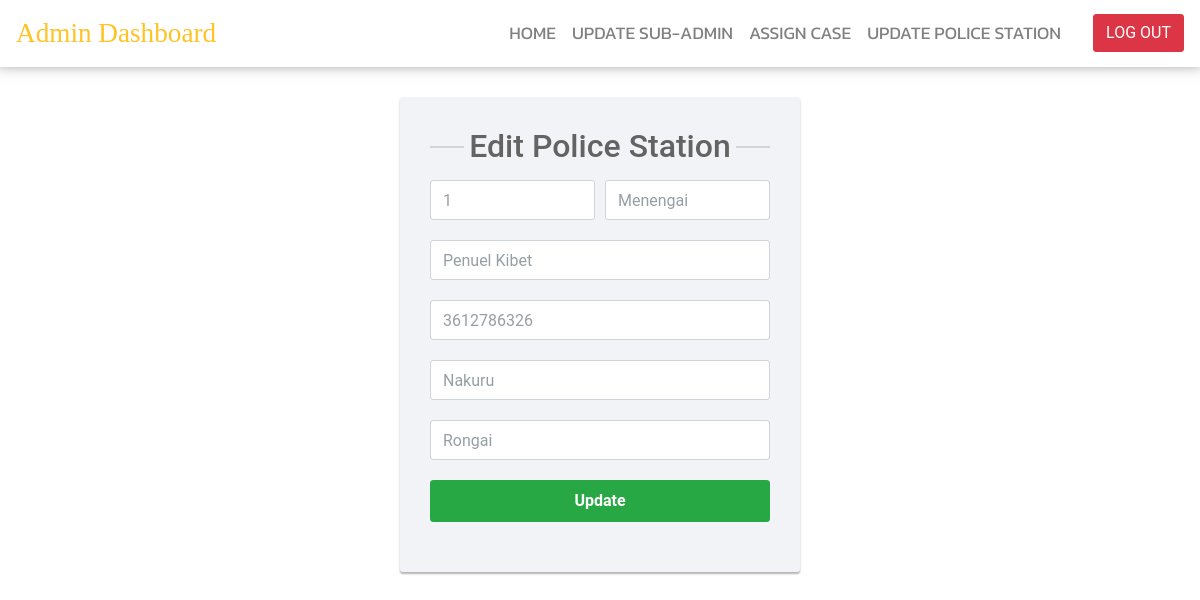
/dashboard/admin_dashboard_menus/ps_section/ps_edit.php?edit=1, run on the app's committed database.
### tables this page shows
CREATE TABLE `police_station` (
  `ps_id` varchar(30) NOT NULL,
  `ps_name` text NOT NULL,
  `oc_name` text NOT NULL,
  `ps_ph` bigint(100) NOT NULL,
  `ps_city` text NOT NULL,
  `state` text NOT NULL
);

### dashboard/admin_dashboard_menus/ps_section/ps_edit.php (the view, shortened to what this page needs)
<!DOCTYPE html>
<html>
<head>
	<link rel="stylesheet" href="https://use.fontawesome.com/releases/v5.8.1/css/all.css">
	<link rel="stylesheet" href="https://maxcdn.bootstrapcdn.com/bootstrap/4.0.0/css/bootstrap.min.css">
	<link rel="stylesheet" type="text/css" href="ps_edit_style.css">
</head>
<body>
		<nav class="navbar navbar-expand-lg navbar-light sticky-top navbar-custom">
			<a class="navbar-brand" href="#">Admin Dashboard</a>
			<div class="collapse navbar-collapse" id="navbarSupportedContent">
				<ul class="navbar-nav mr-auto w-100 justify-content-end px-4">
					<li class="nav-item active"><a href="../../admin_dashboard.php" class="nav-link">HOME</a></li>
					<li class="nav-item"><a href="../update_sa.php" class="nav-link">UPDATE SUB-ADMIN</a></li>
					<li class="nav-item"><a href="../case_admin.php" class="nav-link">ASSIGN CASE</a></li>
					<li class="nav-item"><a href="../update_ps.php" class="nav-link">UPDATE POLICE STATION</a></li>
				</ul>
				<a href="../../php/admin_logout.php"><button type="button" class="btn btn-danger">LOG OUT</button></a>
			</div>
		</nav>
		<?php
			include("../connectioni.php");
			$edit_record = $_GET['edit'];
			$rs=mysqli_query($con,"SELECT * FROM `police_station` WHERE ps_id='$edit_record'");
			while($row=mysqli_fetch_array($rs))
			{
		?>
		<div class="content">
			<section class="justify-content-center">
			<div class="signup-form ">
		    <form action="ps_edit_later.php" method="POST">
				<h2>Edit Police Station</h2>
		        <div class="form-group">
					<div class="form-row">
		    			<div class="col">
		      				<input type="text" class="form-control" placeholder="Id" name="ps_id" value="<?php echo $row['ps_id']; ?>">
		    			</div>
		    			<div class="col">
		      				<input type="text" class="form-control" placeholder="Police Station Name" name="ps_name" value="<?php echo $row['ps_name']; ?>">
		    			</div>
		  			</div>
		       </div>
		       <div class="form-group">
		        	<input type="text" class="form-control" name="oc_name" placeholder="Officer in Charge" required="required" value="<?php echo $row['oc_name']; ?>">
		        </div>
		        <div class="form-group">
		        	<input type="text" class="form-control" name="ps_ph" placeholder="Phone Number" required="required" value="<?php echo $row['ps_ph']; ?>">
		        </div>
				<div class="form-group">
		            <input type="text" class="form-control" name="ps_city" placeholder="City" required="required" value="<?php echo $row['ps_city']; ?>">
		        </div>
				<div class="form-group">
		            <input type="text" class="form-control" name="state" placeholder="State" required="required" value="<?php echo $row['state']; ?>">
		        </div>
		        <div class="form-group"><a href="ps_edit_later.php">
		            <button type="submit" name="submit" class="btn btn-success btn-lg btn-block">Update</button></a>
		        </div>
		    </form>
		</div>
		</section>
<?php
		}
?>
</div>
</body>
</html>

### dashboard/admin_dashboard_menus/ps_section/ps_edit_style.css (style rules this page uses)
body { background: #ffff; font-family: 'Roboto', sans-serif; }
.form-control { height: 40px; box-shadow: none; color: #969fa4; }
.form-control, .btn { border-radius: 3px; }
.signup-form { width: 400px; margin: 0 auto; padding: 30px 0; }
.signup-form h2 { color: #636363; margin: 0 0 15px; position: relative; text-align: center; }
.signup-form h2:before, .signup-form h2:after { content: ""; height: 2px; width: 10%; background: #d4d4d4; position: absolute; top: 50%; z-index: 2; }
.signup-form h2:before { left: 0; }
.signup-form h2:after { right: 0; }
.signup-form form { color: #999; border-radius: 3px; margin-bottom: 15px; background: #f2f3f7; box-shadow: 0px 2px 2px rgba(0, 0, 0, 0.3); padding: 30px; }
.signup-form .form-group { margin-bottom: 20px; }
.signup-form .btn { font-size: 16px; font-weight: bold; min-width: 140px; outline: none !important; }
.signup-form a { color: #fff; text-decoration: underline; }
.signup-form form a { color: #5cb85c; text-decoration: none; }
.navbar-custom { background: #ffff; -webkit-box-shadow:0 -0.4rem 0.9rem 0.2rem rgba(0,0,0,.5); -moz-box-shadow: -0.4rem 0.9rem 0.2rem rgba(0,0,0,.5):; box-shadow:0 -0.4rem 0.9rem 0.2rem rgba(0,0,0,.5); }
#navbarSupportedContent li a { color: grey!important; font-family: 'Kanit', sans-serif; font-size: 1.1em; }
.navbar-brand { color: #ffc324 !important; font-family: 'Cinzel', serif; font-size: 1.7em; }

### data on the page
police_station: ps_id "1", ps_name "Menengai", oc_name "Penuel Kibet", ps_ph "3612786326", ps_city "Nakuru", state "Rongai"
